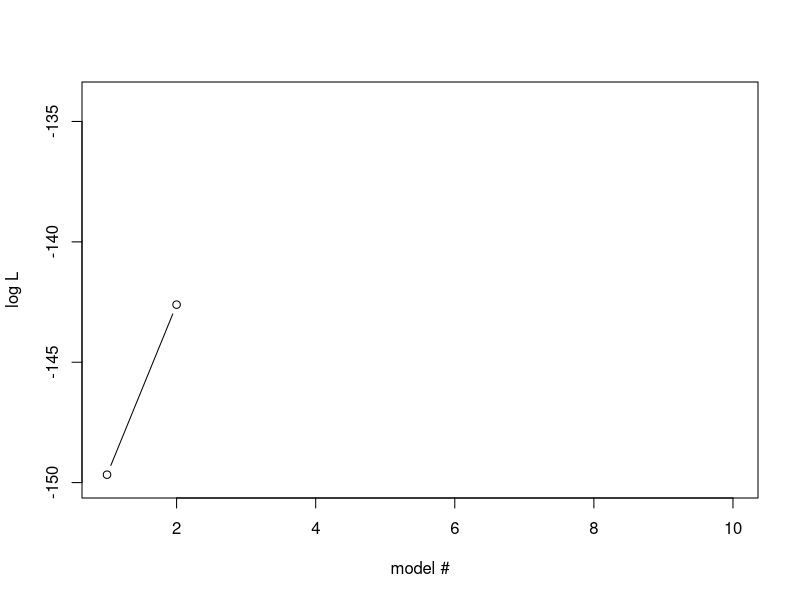
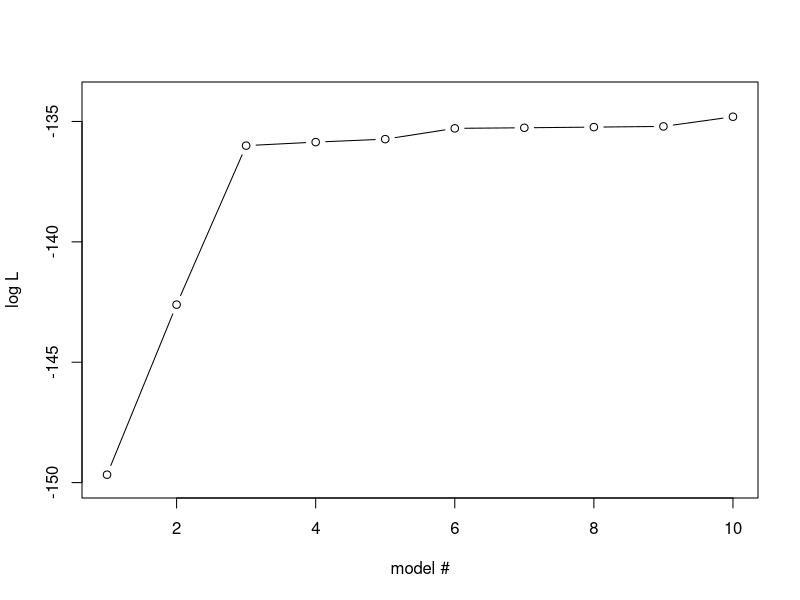
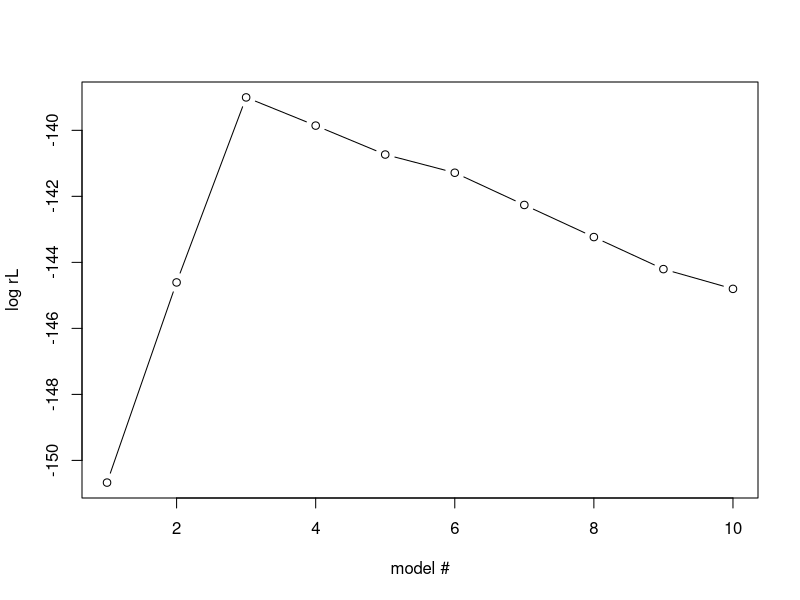
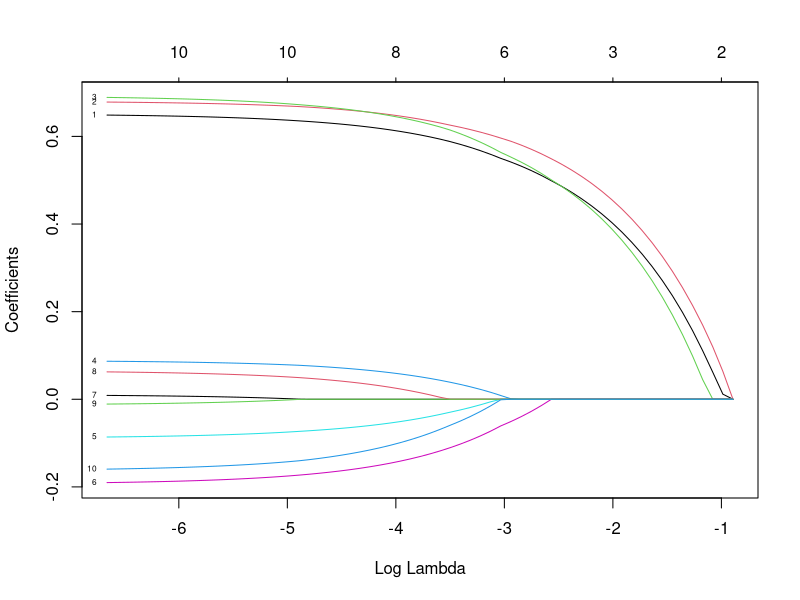
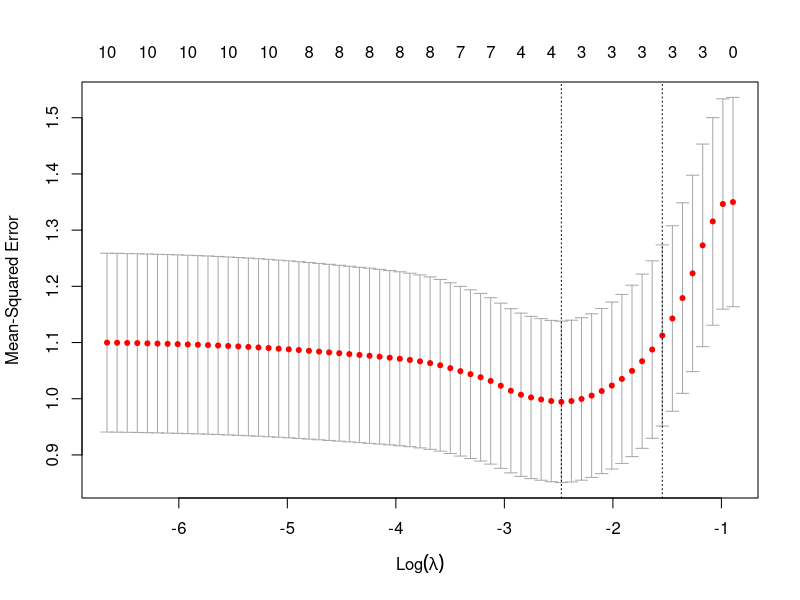
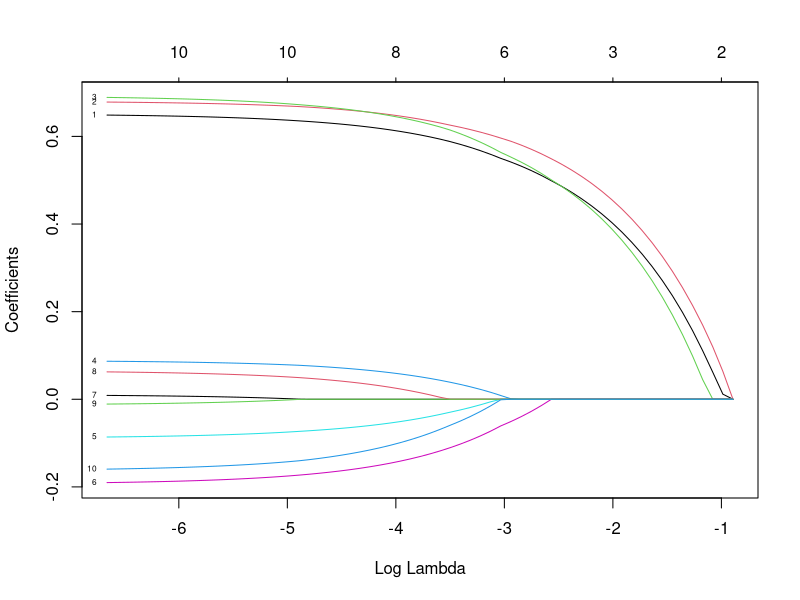

The R script that drew these images, in order:
## ---- chunk 1
# To obtain exactly the same result as in the demo, set seed to 85
set.seed(85)
## ---- chunk 2
N=100 # number of samples
P=10 # number of variables

# Draw variables, x_{i,1},...,x_{i,P} for all N individuals, from a uniform distribution in interval (0,1) (this is the default interval for runif)
# 1. runif generates N*P+1 values, round them off to 2 decimals
# 2. Put values into a matrix with N rows and P columns
X=matrix(round(runif(N*(P+1),min=0, max=2),2), nrow=N, ncol=P)

# generate a y variable from a multivariate lm of 3 first X variables only
# intercept
b0=3
# effect sizes for first three variables
b=c(runif(3, min=0.5, max=1.0))
# print the true parameter values 
#print(paste("True effect sizes b_1 =", b[1], "b_2 =", b[2], "b_3 =", b[3], "; intercpt =", b0))

# generate y for all samples (=rows in X) using only the 3 first variables (columns) of X
Y <- b0 + X[,1] * b[1] + X[,2] * b[2] + X[,3] * b[3] + rnorm(N)

## ---- chunk 3
library(stats)
ll= vector()
for(i in seq(1,P)){
  Xi=X[,seq(1,i)]
  ll[i] <- logLik(lm(Y~Xi))
}
# plot likelihoods for models with 1 and 2 vaiables
plot(ll[1:2], ylab="log L", xlab="model #", type = "b", xlim=c(1,P), ylim=c(floor(min(ll)),ceiling(max(ll)))) 
# xlim and ylim not really necessary here, but I can reuse the plot statement below, so the plots look similar
## ---- chunk 4
# compute loglikelihood (ll) for all models including variables
# 1-i, for i <= P; store results in vector ll
ll= vector()
for(i in seq(1,P)){
  Xi=X[,seq(1,i)]
  ll[i] <- logLik(lm(Y~Xi))
}

# plot ll for all models
plot(ll, ylab="log L", xlab="model #", type = "b", xlim=c(1,P), ylim=c(floor(min(ll)),ceiling(max(ll)))) 

## ---- chunk 5
library(lmtest)
mprev <- lm(Y ~ X[,1])
lrt=data.frame(models=0, ll1=0, ll2=0, lr=0, P = 0, sign=0)
for(i in seq(2,P)){
  m <- lm(Y ~ X[,seq(1,i)])
  fit=lrtest(mprev,m)
  mprev=m
  sign = ifelse(fit$`Pr(>Chisq)`[2]>0.05,"no","yes")#ifelse(fit$`Pr(>Chisq)`[2]>0.01,"*",ifelse(fit$`Pr(>Chisq)`[2]>0.001, "**","***")))
  lr=fit$LogLik[1]-fit$LogLik[2]
  lrt[i-1,] = list(paste0(i-1," vs ", i," variables"), signif(fit$LogLik[1], 5), signif(fit$LogLik[2], 5), format(lr, digits=4), format(fit$`Pr(>Chisq)`[2],digits=3, scientific=-1), sign)
}
library(kableExtra)
kable(lrt,"html",row.names=F, col.names=c("Compared models","logL 1st model","logL 2nd model","logLR", "P-value", "Sign at 0.05"),digits=30, format.args=list(snsmall=0)) %>% kable_styling(bootstrap="striped", font_size = 14, full_width=F)

## ---- chunk 6
# compute loglikelihood (ll) for all models including 1-P variables
rl= vector() 
for(i in seq(1,P)){
  xi=X[,seq(1,i), drop=FALSE]
  fit = lm(Y~xi)
  # Compute the regularized Likelihood
  rl[i] = logLik(fit) - i
}
# plot ll of all models
#plot(rl, xlim=c(1,P), ylim=c(floor(min(rl)),ceiling(max(rl))),ylab="log rL", xlab="model #", type = "b")
plot(rl, xlim=c(1,P), ylab="log rL", xlab="model #", type = "b")

# Identify maximum rL model and print it
maxrl=max(rl)
print(paste("Model",which(ifelse(rl==maxrl,TRUE,FALSE)), "has the maximum rL"))

## ---- chunk 7
library(glmnet)
# run lasso (alpha=1) for linear model (family=gaussian)
fit = glmnet(X,Y, family="gaussian", alpha=1, standardize=T)
## ---- chunk 8
par(mfrow=c(1,1))
plot(fit, xvar="lambda",label=T)
## ---- chunk 9
library(glmnet)
par(mfrow=c(1,1))
# run lasso (alpha=1) for linear model (family=gaussian)
cvglm=cv.glmnet(X,Y, family="gaussian", alpha=1, standardize=T, nfolds=100)

plot(cvglm)
plot(cvglm$glmnet.fit, xvar="lambda",label=T)
minlambda=cvglm$lambda.min
print(minlambda)
## ---- chunk 10
library(dplyr)      # for nice table
library(kableExtra) #for nice table

coefglm=as.data.frame(as.matrix(coef(cvglm, s="lambda.min")))
coefglm=cbind(seq(0,10),c(b0, b, rep(0, 7)),coefglm)
names(coefglm)=c("beta","value (oracle)", paste0("estimate(lambda=",signif(minlambda,3),")"))
kable(coefglm, row.names=F) %>%   kable_styling( font_size = 14)
